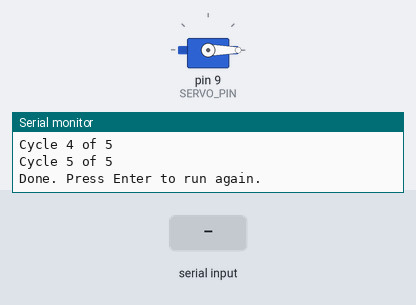
Bench run of a sketch on a simulated Arduino Uno, built with avr-gcc and run on an emulated ATmega328P. Shown: servo, the last lines printed to the serial monitor. The test bench sets the inputs (shaded band).

Above: at 15.2 s.
15.3 s: "1" received over Serial
At 15.75 s:
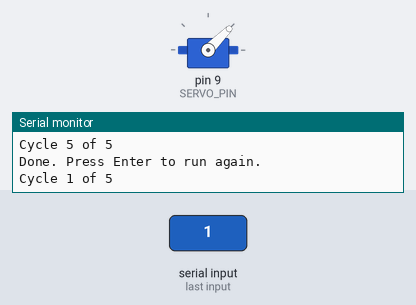
At 16.5 s:
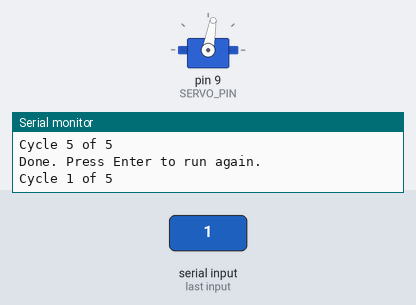
Timing chart, 0 to 24.3 s (numbered marks = the images above; inputs shaded):
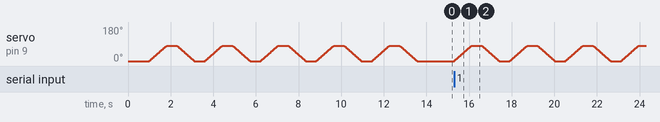

The sketch:

jaw_cycle.ino
```cpp
// Jaw open/close cycle for Arduino / Elegoo Uno R3
// Wiring: servo signal (orange/yellow) -> pin 9, red -> 5V, brown/black -> GND
// Use: upload, and the jaw opens and closes CYCLES times.
//      Open Serial Monitor at 9600 baud and press Enter to run it again.

#include <Servo.h>

const int SERVO_PIN = 9;
const int CLOSED_ANGLE = 0;    // mouth fully closed
const int OPEN_ANGLE = 80;     // mouth fully open
const int CYCLES = 5;          // how many open/close movements per run
const int STEP_DELAY = 10;     // ms per degree: bigger = slower movement
const int PAUSE = 500;         // ms to hold when fully open or closed

Servo jaw;

void setup() {
  Serial.begin(9600);
  jaw.write(CLOSED_ANGLE);     // set position before attaching to avoid a jump
  jaw.attach(SERVO_PIN);
  delay(1000);                 // give the servo time to reach the start
  runCycles();
}

void loop() {
  if (!Serial.available()) return;
  while (Serial.available()) Serial.read();   // throw away what was typed
  runCycles();
}

void runCycles() {
  for (int i = 1; i <= CYCLES; i++) {
    Serial.print("Cycle ");
    Serial.print(i);
    Serial.print(" of ");
    Serial.println(CYCLES);
    moveTo(OPEN_ANGLE);
    delay(PAUSE);
    moveTo(CLOSED_ANGLE);
    delay(PAUSE);
  }
  Serial.println("Done. Press Enter to run again.");
}

// Moves one degree at a time, so the speed is controlled by STEP_DELAY
// instead of the servo jumping at full speed.
void moveTo(int target) {
  int angle = jaw.read();
  while (angle != target) {
    angle += (target > angle) ? 1 : -1;
    jaw.write(angle);
    delay(STEP_DELAY);
  }
}
```
